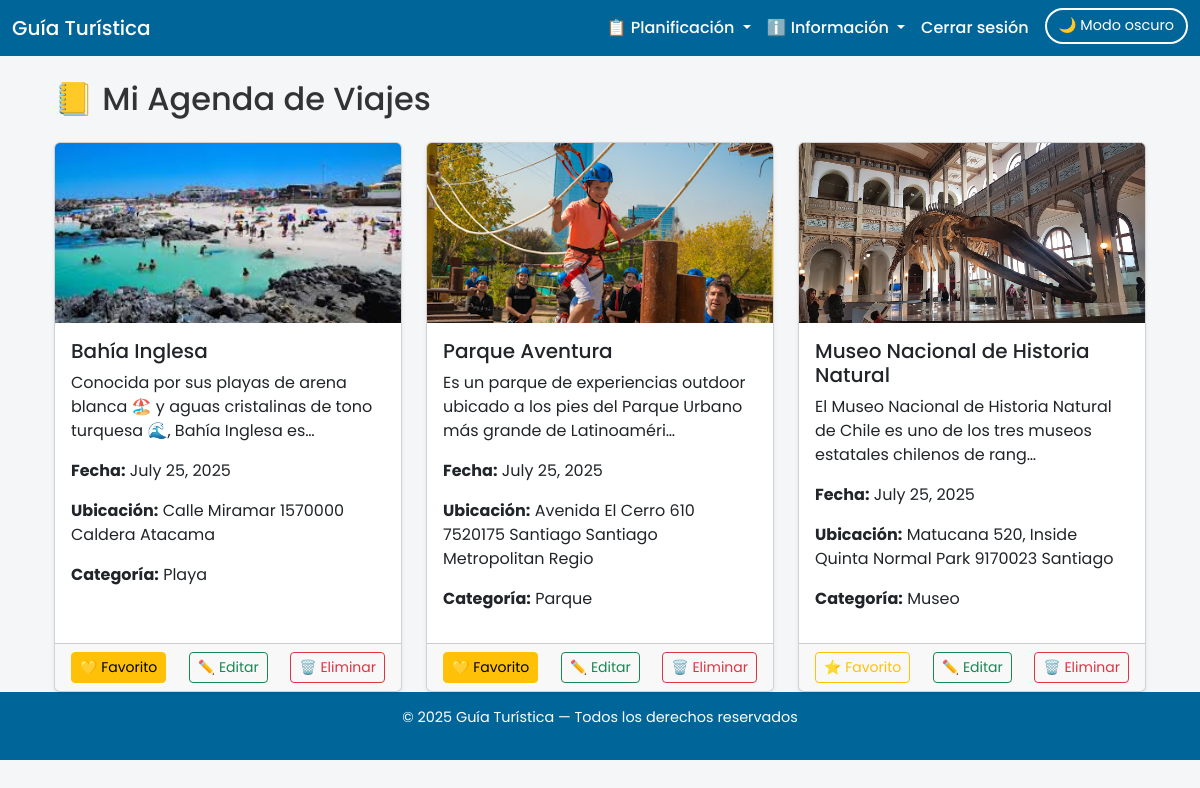
Screenshot of /mi-agenda/ (signed in) with the database file from the repository.
### turista/models.py (models this page shows, shortened)
class AgendaViajes(models.Model):
    usuario = models.ForeignKey(User, on_delete=models.CASCADE)
    lugar = models.ForeignKey(LugarTuristico, on_delete=models.CASCADE)
    fecha_planificada = models.DateField()
    es_favorito = models.BooleanField(default=False)
    notas = models.TextField(blank=True)
    class Meta:
        unique_together = ('usuario', 'lugar')  # Evita duplicados

class LugarTuristico(models.Model):
    nombre = models.CharField(max_length=100)
    descripcion = models.TextField()
    ubicacion = models.CharField(max_length=200)
    imagen = models.ImageField(upload_to='lugares/')
    horario = models.CharField(max_length=100)
    categoria = models.CharField(max_length=20, choices=CATEGORIAS, default='ciudad')

### turista/views.py (the view)
# urls.py: path('mi-agenda/', views.mi_agenda, name='mi_agenda'),
@login_required
def mi_agenda(request):
    agenda = AgendaViajes.objects.filter(usuario=request.user).order_by('fecha_planificada')
    return render(request, 'turista/mi_agenda.html', {'agenda': agenda})

### turista/templates/turista/mi_agenda.html (shortened to what this page needs)
{% extends 'turista/base.html' %}
{% block content %}
<div class="container mt-4">
  <h2 class="mb-4">📒 Mi Agenda de Viajes</h2>
  {% if agenda %}
    <div class="row row-cols-1 row-cols-md-3 g-4">
      {% for item in agenda %}
        <div class="col">
          <div class="card h-100 shadow-sm">
            <img src="{{ item.lugar.imagen.url }}" class="card-img-top" style="height: 180px; object-fit: cover;" alt="{{ item.lugar.nombre }}">
            <div class="card-body">
              <h5 class="card-title">{{ item.lugar.nombre }}</h5>
              <p class="card-text">{{ item.lugar.descripcion|truncatechars:100 }}</p>
              <p><strong>Fecha:</strong> {{ item.fecha_planificada }}</p>
              <p><strong>Ubicación:</strong> {{ item.lugar.ubicacion }}</p>
              <p><strong>Categoría:</strong> {{ item.lugar.get_categoria_display }}</p>
            </div>
            <div class="card-footer d-flex flex-wrap justify-content-between gap-2">
              <a href="{% url 'marcar_favorito' item.id %}" class="btn btn-sm {% if item.es_favorito %}btn-warning{% else %}btn-outline-warning{% endif %}">
                {% if item.es_favorito %}💛{% else %}⭐{% endif %} Favorito
              </a>
              <a href="{% url 'editar_agenda' item.id %}" class="btn btn-sm btn-outline-success">✏️ Editar</a>
              <a href="{% url 'eliminar_agenda' item.id %}" class="btn btn-sm btn-outline-danger">🗑️ Eliminar</a>
            </div>
          </div>
        </div>
      {% endfor %}
    </div>
  {% else %}
    <div class="alert alert-info">No tienes lugares en tu agenda aún. ¡Agrega uno desde el catálogo! 🧭</div>
  {% endif %}
</div>
{% endblock %}

### turista/templates/turista/base.html (shortened to what this page needs)
<!DOCTYPE html>
<html lang="es">
<head>
  {% load static %}
  <link href="https://cdn.jsdelivr.net/npm/bootstrap@5.3.0/dist/css/bootstrap.min.css" rel="stylesheet" />
</head>
<body>
<nav class="navbar navbar-expand-lg navbar-dark">
  <div class="container-fluid">
    <a class="navbar-brand" href="#">Guía Turística</a>
    <div class="collapse navbar-collapse" id="menuNav">
      <ul class="navbar-nav ms-auto mb-2 mb-lg-0">
        {% if user.is_authenticated %}
        <li class="nav-item dropdown">
          <a class="nav-link dropdown-toggle" href="#" id="planificacionDropdown" role="button" data-bs-toggle="dropdown" aria-expanded="false">
            📋 Planificación
          </a>
        </li>
        <li class="nav-item dropdown">
          <a class="nav-link dropdown-toggle" href="#" id="infoDropdown" role="button" data-bs-toggle="dropdown" aria-expanded="false">
            ℹ️ Información
          </a>
        </li>
        <li class="nav-item">
          <form method="POST" action="{% url 'cerrar' %}">
            <button type="submit" class="btn btn-sm btn-link nav-link">Cerrar sesión</button>
          </form>
        </li>
        {% else %}
        <li class="nav-item"><a class="nav-link" href="{% url 'login' %}">Iniciar sesión</a></li>
        <li class="nav-item"><a class="nav-link" href="{% url 'register' %}">Registrarse</a></li>
        {% endif %}
        <li class="nav-item">
          <button id="theme-toggle" class="theme-button ms-2">🌙 Modo oscuro</button>
        </li>
      </ul>
    </div>
  </div>
</nav>
<div class="container mt-4">
  {% block content %}{% endblock %}
</div>
<footer>
  <p>&copy; 2025 Guía Turística — Todos los derechos reservados</p>
</footer>
</body>
</html>

### turista/templates/turista/base.html (style rules this page uses)
body { margin: 0; font-family: 'Poppins', sans-serif; background: #f4f6f8; color: #333; }
.navbar { background-color: #006699; }
.navbar-brand, .nav-link, .dropdown-item { color: white !important; font-weight: 500; }
.theme-button { border: 2px solid white; border-radius: 20px; padding: 5px 12px; background: transparent; color: white; font-size: 0.9rem; }
footer { background: #006699; color: white; text-align: center; padding: 15px; font-size: 0.9rem; }

### rows the page displays
AgendaViajes: lugar.imagen (picture), lugar.nombre "Bahía Inglesa", lugar.descripcion "Conocida por sus playas de arena blanca 🏖️ y aguas cristalinas de tono turquesa 🌊, Bahía Inglesa es…", fecha_planificada "July 25, 2025", lugar.ubicacion "Calle Miramar 1570000 Caldera Atacama", lugar.categoria "Playa"
AgendaViajes: lugar.imagen (picture), lugar.nombre "Parque Aventura", lugar.descripcion "Es un parque de experiencias outdoor ubicado a los pies del Parque Urbano más grande de Latinoaméri…", fecha_planificada "July 25, 2025", lugar.ubicacion "Avenida El Cerro 610 7520175 Santiago Santiago Metropolitan Regio", lugar.categoria "Parque"
AgendaViajes: lugar.imagen (picture), lugar.nombre "Museo Nacional de Historia Natural", lugar.descripcion "El Museo Nacional de Historia Natural de Chile es uno de los tres museos estatales chilenos de rang…", fecha_planificada "July 25, 2025", lugar.ubicacion "Matucana 520, Inside Quinta Normal Park 9170023 Santiago", lugar.categoria "Museo"
